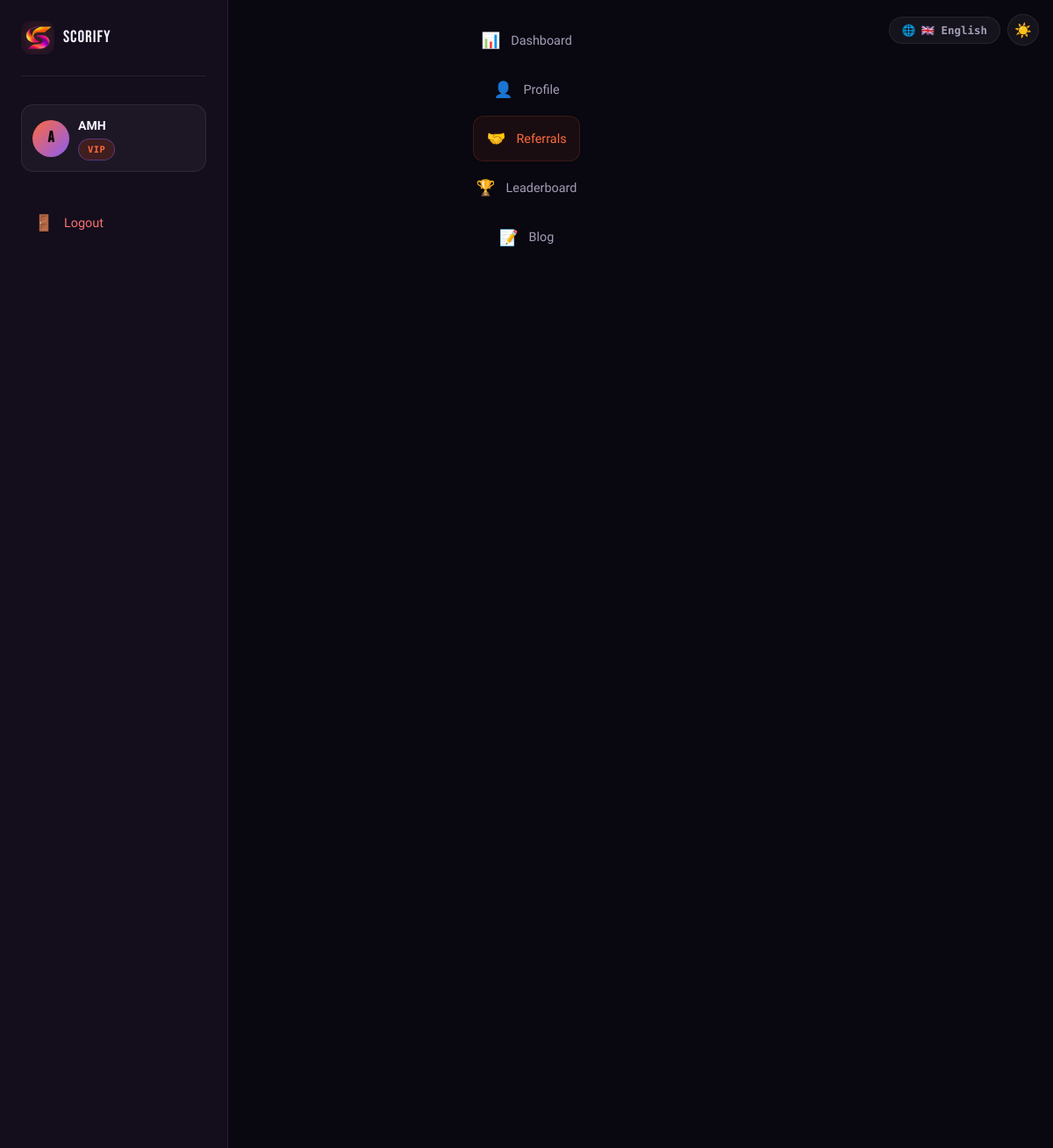
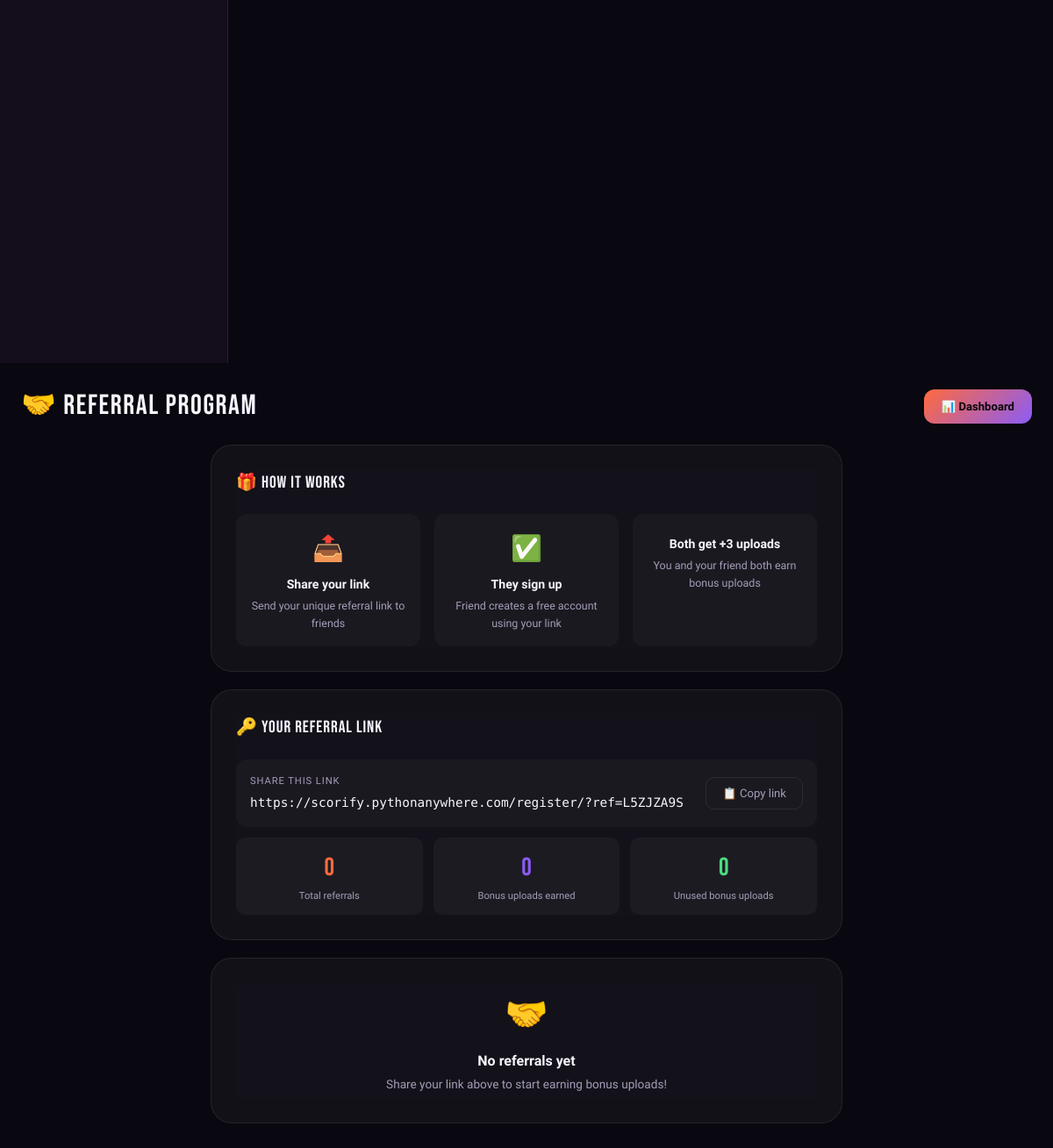
Screenshot of /referral/ (signed in) with the database file from the repository (2 pictures, top to bottom).
### roaster/models.py (models this page shows, shortened)
class UserProfile(models.Model):
  PLAN_FREE = 'free'
  PLAN_PRO = 'pro'
  PLAN_VIP = 'vip'
  PLAN_CHOICES = [(PLAN_FREE,'Free'),(PLAN_PRO,'Pro'),(PLAN_VIP,'VIP')]
  user = models.OneToOneField(User, on_delete=models.CASCADE, related_name='profile')
  plan = models.CharField(max_length=10, choices=PLAN_CHOICES, default=PLAN_FREE)
  pro_since = models.DateTimeField(null=True, blank=True)
  pro_expires = models.DateTimeField(null=True, blank=True)
  total_uploads = models.IntegerField(default=0)
  avatar = models.ImageField(upload_to='avatars/', null=True, blank=True)
  job_title = models.CharField(max_length=100, blank=True)
  industry = models.CharField(max_length=100, blank=True)
  bio = models.TextField(blank=True, max_length=300)
  career_goal = models.CharField(max_length=200, blank=True)
  skills_tags = models.TextField(blank=True)
  best_score = models.IntegerField(default=0)
  public_profile = models.BooleanField(default=False)
  onboarding_done = models.BooleanField(default=False)
  bonus_uploads = models.IntegerField(default=0) # earned via referrals
  created_at = models.DateTimeField(auto_now_add=True)
  @property
  def is_pro(self):
    return self.plan in (self.PLAN_PRO, self.PLAN_VIP)
  @property
  def plan_badge(self):
    return {'free':'⚪','pro':'🔵','vip':''}.get(self.plan,'⚪')

class ReferralCode(models.Model):
  user = models.OneToOneField(User, on_delete=models.CASCADE, related_name='referral_code')
  code = models.CharField(max_length=12, unique=True, db_index=True)
  total_referrals = models.IntegerField(default=0)
  bonus_uploads_earned = models.IntegerField(default=0)
  created_at = models.DateTimeField(auto_now_add=True)
  @classmethod
  def get_or_create_for_user(cls, user):
    try:
      return user.referral_code
    except cls.DoesNotExist:
      return cls.objects.create(user=user, code=cls.generate_code())

### roaster/views.py (the view)
# urls.py: path('referral/',             views.referral_view,   name='referral'),
@login_required
@ensure_csrf_cookie
def referral_view(request):
  profile = _ensure_profile(request.user)
  ref_code = ReferralCode.get_or_create_for_user(request.user)
  uses = ReferralUse.objects.filter(referral_code=ref_code).select_related('referred_user').order_by('-created_at')[:10]
  from django.conf import settings as django_settings
  return render(request, 'roaster/referral.html', {
    'profile': profile,
    'ref_code': ref_code,
    'uses': uses,
    'site_url': django_settings.SITE_URL,
    'bonus_per_ref': getattr(django_settings, 'REFERRAL_BONUS_UPLOADS', 3),
  })

### roaster/context_processors.py (called while the page is built)
def branding(request):
    is_pro = False
    try:
        if request.user.is_authenticated:
            is_pro = bool(getattr(request.user, "profile", None) and request.user.profile.is_pro)
    except Exception:
        is_pro = False
    return {
        "site_url": settings.SITE_URL,
        "site_name": "Scorify",
        "support_email": settings.SUPPORT_EMAIL,
        "user_is_pro": is_pro,
    }

### roaster/views.py (called while the page is built)
def _ensure_profile(user):
  profile, _ = UserProfile.objects.get_or_create(user=user)
  return profile

### roaster/templates/roaster/referral.html (shortened to what this page needs)
<!DOCTYPE html>
<html lang="en">
<head>
{% load static %}
<link rel="stylesheet" href="{% static 'roaster/css/shared.css' %}">
<link rel="stylesheet" href="{% static 'roaster/css/lang.css' %}">
<link rel="stylesheet" href="{% static 'roaster/css/dashboard.css' %}">
</head>
<body>
<div class="page-utility-bar">
 <div id="globeWrap"></div>
 <button type="button" id="themeBtn" data-theme-toggle onclick="toggleTheme()" aria-label="Toggle theme">☀️</button>
</div>
<aside class="sidebar">
 <a href="/" class="sb-logo"><div class="sb-logo-icon"><img class="mode-logo-img" src="/static/roaster/img/logo-scorify.png" alt="" draggable="false"></div>Scorify</a>
 <a href="/profile/" class="sb-user">
 <div class="sb-avatar">{% if profile.avatar %}<img src="{{ profile.avatar.url }}" alt="">{% else %}{{ request.user.username|first|upper }}{% endif %}</div>
 <div style="flex:1;min-width:0"><div class="sb-user-name">{{ request.user.username }}</div><div class="sb-user-plan"><span class="badge badge-{{ profile.plan }}">{{ profile.plan_badge }} {{ profile.plan|upper }}</span></div></div>
 </a>
 <nav class="sb-nav">
 <a href="/dashboard/" class="sb-link"><span class="sb-icon">📊</span> Dashboard</a>
 <a href="/profile/" class="sb-link"><span class="sb-icon">👤</span> Profile</a>
 <a href="/referral/" class="sb-link active"><span class="sb-icon">🤝</span> Referrals</a>
 <a href="/leaderboard/" class="sb-link"><span class="sb-icon">🏆</span> Leaderboard</a>
 <a href="/blog/" class="sb-link"><span class="sb-icon">📝</span> Blog</a>
 </nav>
 <a href="/logout/" class="sb-link" style="margin-top:.5rem;color:#f87171"><span class="sb-icon">🚪</span> Logout</a>
</aside>
<main class="main">
 <div class="topbar">
 <div class="topbar-title">🤝 REFERRAL PROGRAM</div>
 <a href="/dashboard/" style="padding:9px 20px;border-radius:12px;font-size:.82rem;font-weight:700;color:#0a0804;background:linear-gradient(135deg,var(--fire),var(--amber));text-decoration:none">📊 Dashboard</a>
 </div>
 <div style="max-width:760px;margin:1.5rem auto;padding:0 1.25rem">
 <div class="card" style="margin-bottom:1.25rem">
 <div class="card-title">🎁 How it works</div>
 <div style="display:grid;grid-template-columns:repeat(3,1fr);gap:1rem;text-align:center">
 <div style="background:rgba(255,255,255,.03);border-radius:12px;padding:1rem">
 <div style="font-size:1.8rem;margin-bottom:.4rem">📤</div>
 <div style="font-weight:700;font-size:.88rem;color:var(--cream);margin-bottom:.25rem">Share your link</div>
 <div style="font-size:.78rem;color:var(--smoke)">Send your unique referral link to friends</div>
 </div>
 <div style="background:rgba(255,255,255,.03);border-radius:12px;padding:1rem">
 <div style="font-size:1.8rem;margin-bottom:.4rem">✅</div>
 <div style="font-weight:700;font-size:.88rem;color:var(--cream);margin-bottom:.25rem">They sign up</div>
 <div style="font-size:.78rem;color:var(--smoke)">Friend creates a free account using your link</div>
 </div>
 <div style="background:rgba(255,255,255,.03);border-radius:12px;padding:1rem">
 <div style="font-weight:700;font-size:.88rem;color:var(--cream);margin-bottom:.25rem">Both get +{{ bonus_per_ref }} uploads</div>
 <div style="font-size:.78rem;color:var(--smoke)">You and your friend both earn bonus uploads</div>
 </div>
 </div>
 </div>
 <div class="card" style="margin-bottom:1.25rem">
 <div class="card-title">🔑 Your referral link</div>
 <div style="background:rgba(255,255,255,.03);border-radius:12px;padding:1rem;display:flex;align-items:center;gap:.75rem;flex-wrap:wrap">
 <div style="flex:1;min-width:200px">
 <div style="font-size:.7rem;color:var(--smoke);text-transform:uppercase;letter-spacing:.08em;margin-bottom:.25rem">Share this link</div>
 <div id="refUrl" style="font-family:var(--font-m);font-size:.9rem;color:var(--cream);word-break:break-all">{{ site_url }}/register/?ref={{ ref_code.code }}</div>
 </div>
 <button onclick="copyRef()" style="padding:10px 18px;border-radius:10px;border:1px solid var(--border);background:transparent;color:var(--smoke);cursor:pointer;font-size:.82rem;transition:.2s;white-space:nowrap" id="copyBtn">📋 Copy link</button>
 </div>
 <div style="display:flex;gap:.75rem;margin-top:.75rem;flex-wrap:wrap">
 <div style="background:rgba(255,255,255,.04);border-radius:10px;padding:.75rem 1rem;text-align:center;flex:1;min-width:100px">
 <div style="font-family:var(--font-d);font-size:1.8rem;color:var(--fire)">{{ ref_code.total_referrals }}</div>
 <div style="font-size:.7rem;color:var(--smoke)">Total referrals</div>
 </div>
 <div style="background:rgba(255,255,255,.04);border-radius:10px;padding:.75rem 1rem;text-align:center;flex:1;min-width:100px">
 <div style="font-family:var(--font-d);font-size:1.8rem;color:var(--amber)">{{ ref_code.bonus_uploads_earned }}</div>
 <div style="font-size:.7rem;color:var(--smoke)">Bonus uploads earned</div>
 </div>
 <div style="background:rgba(255,255,255,.04);border-radius:10px;padding:.75rem 1rem;text-align:center;flex:1;min-width:100px">
 <div style="font-family:var(--font-d);font-size:1.8rem;color:#4ade80">{{ profile.bonus_uploads }}</div>
 <div style="font-size:.7rem;color:var(--smoke)">Unused bonus uploads</div>
 </div>
 </div>
 </div>
 {% if uses %}
 <div class="card">
 <div class="card-title">👥 People you referred</div>
 <div style="display:flex;flex-direction:column;gap:.5rem">
 {% for use in uses %}
 <div style="display:flex;align-items:center;justify-content:space-between;padding:.625rem .875rem;background:rgba(255,255,255,.03);border-radius:10px">
 <div style="display:flex;align-items:center;gap:.625rem">
 <div style="width:28px;height:28px;border-radius:50%;background:linear-gradient(135deg,var(--fire),var(--amber));display:flex;align-items:center;justify-content:center;font-size:.75rem;color:#0a0804;font-weight:700">{{ use.referred_user.username|first|upper }}</div>
 <div style="font-size:.85rem;color:var(--cream)">{{ use.referred_user.username }}</div>
 </div>
 <div style="font-size:.75rem;color:var(--smoke);font-family:var(--font-m)">{{ use.created_at|date:"M d, Y" }}</div>
 </div>
 {% endfor %}
 </div>
 </div>
 {% else %}
 <div class="card" style="text-align:center;padding:2rem">
 <div style="font-size:2.5rem;margin-bottom:.5rem">🤝</div>
 <div style="color:var(--cream);font-weight:600;margin-bottom:.25rem">No referrals yet</div>
 <div style="color:var(--smoke);font-size:.85rem">Share your link above to start earning bonus uploads!</div>
 </div>
 {% endif %}
 </div>
</main>
</body>
</html>

### roaster/static/roaster/css/shared.css (style rules this page uses)
:root { --bg: #09070f; --bg2: #130d1c; --surface: rgba(255,255,255,.045); --surface2:rgba(255,255,255,.08); --a1: #ff6a3d; --a2: #8b5cf6; --a3: #ff4fa3; --fire: #ff6a3d; --amber: #8b5cf6; --cream: #f7f5ff; --smoke: #a59db9; --border: rgba(255,255,255,.08); --border2: rgba(139,92,246,.42); --glow1: rgba(255,106,61,.28); --glow2: rgba(139,92,246,.18); --pro: #3b82f6; --font-d: 'Bebas Neue', sans-serif; --font-b: 'Bricolage Grotesque', sans-serif; --font-m: 'DM Mono', monospace; --r: 16px; --r-lg: 24px; --t: .3s cubic-bezier(.4,0,.2,1); --ts: .5s cubic-bezier(.34,1.56,.64,1); }
*,*::before,*::after { box-sizing: border-box; margin: 0; padding: 0; }
html { scroll-behavior: smooth; }
body { font-family: var(--font-b); background: var(--bg); color: var(--cream); min-height: 100vh; line-height: 1.6; -webkit-font-smoothing: antialiased; overflow-x: hidden; transition: background .5s ease, color .4s ease; }
a { color: inherit; text-decoration: none; }
button { font-family: var(--font-b); }
img { max-width: 100%; }
button, a, [role='button'], label { cursor: pointer; }
nav { position: fixed; top: 0; left: 0; right: 0; z-index: 200; display: flex; align-items: center; justify-content: space-between; padding: 1.25rem clamp(1.5rem,4vw,3rem); transition: .4s; gap: 1rem; }
.badge { display: inline-flex; align-items: center; gap: 4px; padding: 3px 10px; border-radius: 99px; font-size: .65rem; font-weight: 700; font-family: var(--font-m); letter-spacing: .05em; }
.badge-vip { background: rgba(255,77,0,.15); color: var(--a1); border: 1px solid var(--border2); }
.page-utility-bar { position: fixed; top: 1rem; right: 1rem; z-index: 260; display: flex; align-items: center; gap: .5rem; }
.page-utility-bar #themeBtn { width: 36px; height: 36px; border-radius: 50%; border: 1px solid var(--border); background: rgba(255,255,255,.05); color: var(--smoke); cursor: pointer; font-size: 1rem; display: flex; align-items: center; justify-content: center; transition: .25s; }
.nav-logo-icon, .auth-brand-mark, .auth-logo-icon, .sb-logo-icon, .otp-logo-icon, .footer-logo-icon, .legal-logo-icon, .loading-fire { display: inline-flex; align-items: center; justify-content: center; flex-shrink: 0; overflow: hidden; position: relative; border-radius: 12px; background: transparent; border: none; box-shadow: none; will-change: transform; transition: box-shadow .5s ease, filter .5s ease; }
.mode-logo-img { width: 100%; height: 100%; object-fit: contain; display: block; filter: drop-shadow(0 0 12px rgba(255,106,61,.5)); transition: filter .5s ease; }
body.scorify-mode .mode-logo-img, body:not(.xray-mode):not(.sx-mode) .mode-logo-img { filter: drop-shadow(0 0 14px rgba(255,106,61,.6)) drop-shadow(0 0 28px rgba(139,92,246,.3)); }

### rows the page displays
UserProfile: plan "VIP", bonus_uploads "0"
ReferralCode: code "L5ZJZA9S", total_referrals "0", bonus_uploads_earned "0"

### other values shown
{{ request.user.username|first|upper }} "A"
{{ request.user.username }} "AMH"
{{ bonus_per_ref }} "3"
{{ site_url }} "https://scorify.pythonanywhere.com"
